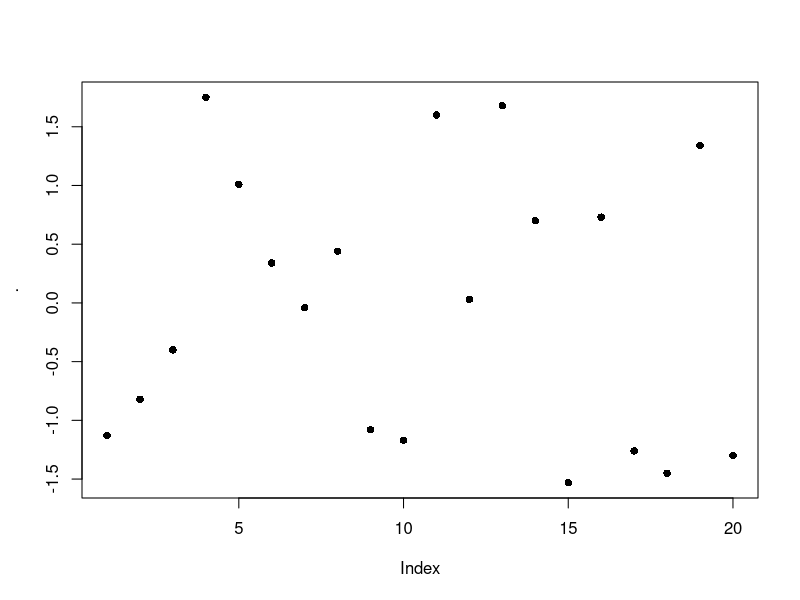
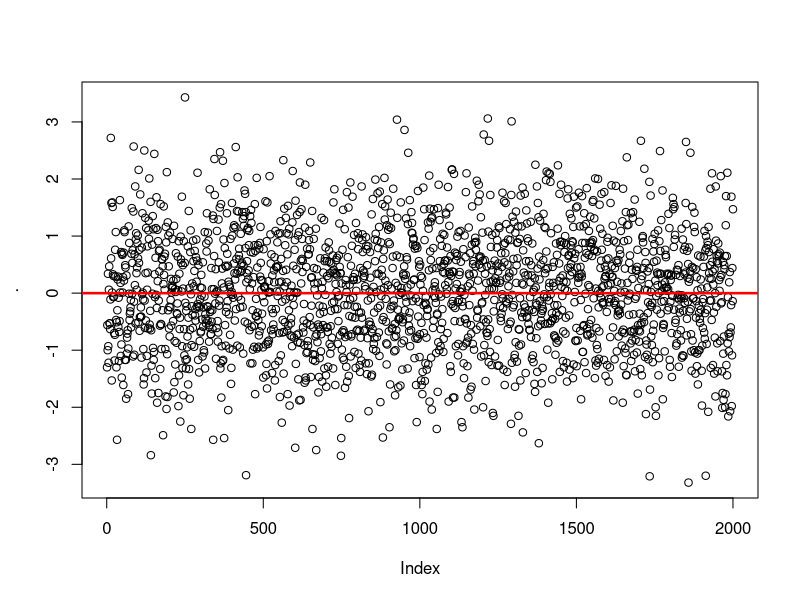

Write the R code that produced these figures, in order. (Note: this script raises an error after producing the figures.)
# __________________________________________________________________
# R VOCABULARY 
# __________________________________________________________________

library("dplyr")
library("reshape2")
library("lazyeval")
library("ggplot2")
library("labeling")
library("lubridate")


# help(package="base")
# rm(list=ls())

# TODO: -------
# duplicated, charmatch, aggregate
# use regular expressions to break filenames into type of file        


# flatten a list: 
(l <- list(item1=4, item2=2, item3=c(100, 200)))  # surrounding with () calls print 
(unlist(l))
(unname(unlist(l)))  # returns numeric vector; also try: unlist(l) %>% unname  


# flattening a list of dates does weird stuff: 
datelist = as.list(c(ymd("2017-01-01"), ymd("2017-01-01")))
unlist(datelist)  # not good 
do.call("c", datelist)  # this is good 


# rep and seq: --------------------
rep(letters[1:3], times=2)  # same as rep(letters[1:3], 2)
rep(letters[1:3], each=2)
rep(letters[1:3], times=2, each=2)
rep(letters[1:3], times=2, each=2, length.out=2)
rep_len(letters[1:3], length.out=40)  # could be useful if you don't know the length of a vector, but you want to keep recycling it until total length reaches a target value. 
rep(letters[1:3], times=(1:3))
rep(letters[1:3], c(1,5,12))

seq(1,26)
seq(1,26,by=3)
seq(1,26, length.out=4)  # generates a sequence of length.out=4 equally spaced values from 1 to 16. (length.out is usually abbreviated to length or len, and seq_len is much faster.)
seq(along.with=month.abb)  # can abbreviate as e.g. seq(month.abb) or seq(letters); verbose alternative: seq(1, length(month.abb))
seq(along.with=rnorm(20))# generates sequence 1,2,3... ending with length(month.abb)
seq(c("apple", "orange", "banana"))

x<-round(rnorm(20), 2); names(x) <- seq(rnorm(20)); x %>% plot(pch=16) 
x<-round(rnorm(2000), 2); names(x) <- seq(rnorm(2000)); x %>% 
  plot(pch=1) %>% abline(h=0, lwd=2.5, col="red")


any(c(rep(FALSE, 9), TRUE))  # any TRUEs in the vector? 
any(c(2<1, 4>5, 6==7))

x <- c(4,3, NA, 1,1,23)
any(is.na(x))  # is.na(x) returns a logical of same length as x 



x<- rnorm(10)
range(x)
all(x < 2)  # x<2 returns a logical vector of same length as x; all(x<2) returns TRUE only if all values are TRUE 
all(x < 2, x > (-2))
all(1<2, 2==2, 3>2)
all(c(TRUE, TRUE, TRUE, FALSE))


4 %in% c(1,1,4,1)  # TRUE 
"s" %in% letters  # TRUE
1:4 %in% 1:10  # returns vector of same length as vector on left side of %in%
c(1:4, 12) %in% 1:10
c("g", 7) %in% letters 


match("s", letters)
match(c("a", "s", "f"), letters)
x <- c(4,3, NA, 1,1,23, NA)
match(NA, x)  # Note that match() only returns first match 


which(c(rep(FALSE, 5), TRUE, rep(FALSE, 4), TRUE))  # Takes a logical vector, returns numeric pointing to positions of TRUE values 
which(c(4==5, 2==3))
which(c(4==5, 2==3, 3==3, 4<5, 9>4))


x <- rep(1.0,10); y <- rep(0.99999999999, 10)
all.equal(target=x, current=y, tolerance = 10^-10)
all.equal(target=x, current=y, tolerance = 10^-20)


identical(2, 2.0)  # TRUE 

set.seed(1)
x <- rnorm(10)
set.seed(1)
y <- rnorm(10)
identical(x,y) # TRUE 


stopifnot(c(TRUE, TRUE))
stopifnot(c(FALSE, TRUE))  # returns an error if not all TRUE 
stopifnot(c(2<3, 4>5))


x <- airquality[, -1] # x is a regression design matrix
y <- airquality[,  1] # y is the corresponding response
stopifnot(complete.cases(y) != is.na(y))  # complete.cases returns a logical 
ok <- complete.cases(x, y)  # returns logical of same length as num rows of x and y
sum(!ok) # how many are not "ok" ? NOTE that "!" on a logical gives its inverse: !c(TRUE, FALSE) = c(FALSE, TRUE)
x <- x[ok,]
y <- y[ok]


# subsetting: -----
# 3 ways of subsetting a df for first column:
airquality[1]  # returns data frame (which is a type of list; subsetting list with [] always gives list)
airquality[[1]]  # returns the *contents* of element 1 in the df - integer atomic vector. [[]] can only return 1 thing 
airquality$Ozone  # returns integer atomic vector. Note that $ is shorthand, where x$y = x[["y", exact=FALSE ]]



cumsum(1:10)  # pseudocode: for i in 1:10, result[1] = i, result[2]=i+result[1]
cumprod(1:10)
cummin(1:10)  # along the entire length of input vector, 1 is min 
cummax(10:1)


# row and column sums, means: ---------------
x <- data.frame(x=rnorm(10)*10, y=rnorm(10)) %>% print 
colSums(x)
rowSums(x) %>% data.frame()

apply(x, 1, mean)  # means of rows 
apply(x, 2, mean)  # means of columns 


# first differencing: -----------
diff(1:10, lag = 1, differences = 1)  # diff gives differecnes between successive elements in a vector 
diff(seq(1,50, by=5), lag=1, differences=1)
(diffs1 <-diff(c(1,5,2,2,10,.5,-1,3,-4,30), lag = 1, differences = 1))
length(diffs1)

# second differencing: 
(diffs2 <-diff(c(1,5,2,2,10,.5,-1,3,-4,30), lag = 1, differences = 2))  
diffs2 == diff(diffs1, lag = 1, differences = 1)  #  setting arg differences > 1 means you recursively apply diff a specified number of times 
length(diffs2)  # note that this has one less element than diffs1

# differencing at lags (i.e. not immediately successive elements)
(diffs3 <-diff(c(1,5,2,2,10,.5,-1,3,-4,30), lag = 2, differences = 1))  
length(diffs3)


# removing duplicate rows from a df: -----------
# path.join.filter.dedup <- path.join.filter[!duplicated(path.join.filter), ]


# cut a range to get a factor: -------------------
x <- 1:100 
cut(x, breaks=seq(0,100,5), labels= paste("Level", 1:20))  # divide range of x into levels of a factor; 
# note that length of labels is 1 less than length of breaks
# also, first value of breaks is lower than min value of x 
table(cut(x, breaks=seq(0,100,5), labels= paste("Level", 1:20)))



# reorder factor levels using values in another column -------------
# first create data: 
df <- data.frame(area=letters[1:10], 
                 total=c(10,2,1,rnorm(6),20)); df

# graph looks ugly: 
ggplot(df, aes(x=area, y=total)) + geom_bar(stat="identity")

# find order of factor levels that you want: 
order(df$total)  # this gives ascending order; for descending, rev(order(df$total))

# reset factor levels: 
df <- df %>% mutate(area=factor(area, 
                          levels=area[order(df$total)])); df

str(df)  # factor levels reset

# graph again: 
ggplot(df, aes(x=area, y=total)) + geom_bar(stat="identity")  # SUCCESS!


# if there is an obvious way to order your factor levels (e.g. alphabetical), 
# you can try using ordered(): 
# create a factor with default ordering: 
ordered(rep(1:12, length=24))
ordered(c("blue", "green", "yellow"))
ordered(paste0("level_", 1:30))  # doesn't work well 

# let's try again: 
two.digits.numbers <- 
      sapply(1:30, function(x){
            x.char <- as.character(x)
            if (nchar(x.char) < 2){
                  x <- paste0("0", x)
            } else {
                  x <- x.char
            }
            return(x)
      }
      )

ordered(paste0("level_", two.digits.numbers))  # works! 

#**************************************************





#**************************************************
pmin(1:4, 0:3)  # gives "parallel" min - min of each pair of elements, where one element is from vector1, the other from v2. 

x <- sort(rnorm(100));  cH <- 1.35
quantile(x, probs = seq(0, 1, 0.25), na.rm = FALSE, names = TRUE)
# quantiles are cutpoints dividing the range of a probability distribution into contiguous intervals with equal probabilities. 
# quartiles are the three cut points that will divide a dataset into four equal-size groups
pmin(cH, quantile(x)) # no names
pmin(quantile(x), cH) # has names
plot(x=x, y=pmin(cH, pmax(-cH, x)), type = "b", main =  "Huber's function")



# & and && --------
x <- 1 
y <- 1

if (x==1 & y==1){print("yes")} else {print("no")}
if (x==1 && y==1){print("yes")} else {print("no")}
# when x and y are single element vectors, doesn't make a difference 

x <- c(1,1) 
y <- c(1,0)

if (x==1 & y==1){print("yes")} else {print("no")}
# "single &" returns warning: only first element used. Compare with: 
x==1 & y==1  # no warning, but this output can't be used in an if()
               # condition easily 

if (x==1 && y==1){print("yes")} else {print("no")}
# && evaluates left to right examining only the first element of each vector
# Hence, && is preferred in if conditions 

# compare: 
x==1 && y==1
x[2]==1 && y==1  # comparing second element of x (which is first element
                 # of x[2]) with first element of y


# merge: -------------------------------
# merging vectors (doesn't make much sense): 
x <- letters
y <- letters[3:4]
merge(x,y)  # prob not what you want: this is the cartesian product (?) of the 2 sets 


# MERGING DATA FRAMES: -----------
# if the column you're merging on has the same name in both dfs, there's no need to 
# specify by="" argument, because it is automatically interpreted that you are joining on that column 

x <- data.frame(a=letters, b.x=rnorm(26)) %>% print 
y <- data.frame(a=c(letters[3:4], "test"), d.y=rnorm(3), e.y=rep("yo", 3)) %>% print 

merge(x,y)  # inner join; 
merge(x,y, all=TRUE)  # outer join
merge(x,y, all.y=TRUE)  # right join
merge(x,y, all.x=TRUE)  # left join
merge(x,y, all.x=TRUE, all.y=TRUE)  # outer join again




# if the column you're merging on has the diff name in the 2 dfs, you need to specify the 
# by.x and by.y arguments 

x <- data.frame(a=letters, b.x=rnorm(26))
y <- data.frame(a.y=c(letters[3:4], "test"), d.y=rnorm(3), e.y=rep("yo", 3))

merge(x,y, by.x="a", by.y="a.y")  # INNER JOIN 
merge(x,y, all=TRUE, by.x="a", by.y="a.y")  # OUTER JOIN 
merge(x,y, all.y=TRUE, by.x="a", by.y="a.y")  # RIGHT JOIN
merge(x,y, all.x=TRUE, by.x="a", by.y="a.y")  # LEFT JOIN 


#... another example: -----------------
authors <- data.frame(
      surname = I(c("Tukey", "Venables", "Tierney", "Ripley", "McNeil")),
      nationality = c("US", "Australia", "US", "UK", "Australia"),
      deceased = c("yes", rep("no", 4)))
books <- data.frame(
      name = I(c("Tukey", "Venables", "Tierney",
                 "Ripley", "Ripley", "McNeil", "R Core")),
      title = c("Exploratory Data Analysis",
                "Modern Applied Statistics ...",
                "LISP-STAT",
                "Spatial Statistics", "Stochastic Simulation",
                "Interactive Data Analysis",
                "An Introduction to R"),
      other.author = c(NA, "Ripley", NA, NA, NA, NA,
                       "Venables & Smith"))

(m1 <- merge(authors, books, by.x = "surname", by.y = "name"))
(m2 <- merge(books, authors, by.x = "name", by.y = "surname"))


#... merging on dates: --------------
admits <- data.frame(dates = as.Date(c("2017-01-12", "2017-01-15")), 
                     num_cases = c(450,12))
census <- data.frame(dates = as.Date(c("2017-01-12", "2017-01-31")), 
                     num_pts = c(14030, 9912))
date_string <- data.frame(dates = seq(as.Date("2017-01-01"), as.Date("2017-01-31"), by="1 days")) 

# column to match on has same name in all 3 dfs, so no need to specify "by=" argument 
finaldf <- merge(date_string, admits, all.x=TRUE) %>% 
                  merge(census, all.x=TRUE) %>% print 

# if appropriate, replace NAs with zeroes: 
finaldf <- mutate(finaldf, 
                  num_cases=sapply(num_cases, function(x) if(is.na(x)==TRUE){0} else {x}), 
                  num_pts=sapply(num_pts, function(x) if(is.na(x)==TRUE){0} else {x})
                  ) %>% print 

finaldf.m <- melt(mutate(finaldf, dates=as.character(dates))) %>% print 
dcast(finaldf.m, dates ~ variable)  # reverses the melting operation 
dcast(finaldf.m, variable ~ dates)  # reverse rows and columns 

# ... merging with dplyr::right_join: --------
# path.join.phn <- right_join(path, path.waitlist.data,
#                             by =c("mrn" = "mrn.w", 
#                                   "ad.date.adtc" = "ad.date"))


# sort and order: ------------------
x <- c(1,1,3,-1,0,19,1,9,7,32)
sort(x)
sort(x, decreasing=TRUE)
rev(x)  # just reverses arguments 

order(x)  # returns an ordered numeric vector: order(x)[1] returns the position in x where the smallest element in x is found 
x[order(x)]  # arranges x in ascending order 


# Run-length encoding (RLE) is a very simple form of lossless data compression in which runs of data (that is, sequences in which the same data value occurs in many consecutive data elements) are stored as a single data value and count, rather than as the original run
x <- rev(rep(6:10, 1:5))
rle(x)
class(rle(x))  # type of list
rle(x)[1]
unname(unlist(rle(x)[1]))

z <- c(TRUE, TRUE, FALSE, FALSE, TRUE, FALSE, TRUE, TRUE, TRUE)
rle(z)
rle(as.character(z))

x <- c(rep("a", 4), "c", rep("g", 10))
unique(x)

# TABLE ----------------------------------------------
df <- data.frame(a=sample(100,10), 
                 b=sample(2000, 10))
table(df)  # you can call table() on purely numeric data, but it's kinda useless 
table(df$a)  # still useless 

df$c= sapply(1:10, function(x) sample(c("Group1", "Group2"), 1, replace=TRUE))
df

table(df)  # still pretty useless 
table(select(df, a,c))   # possibly useful: this converts the data from "long" to "wide" format; compare with > select(df[order(df$a), ], a,c)
table(select(df, b,c))  # possibly useful 
table(df$c)  # probably the best use of table() for this data 


# Simple frequency distribution:
table(rpois(100, 5))  # n=100, lambda=5
table(state.division, state.region)

with(airquality,
     table(OzHi = Ozone > 80, Month, useNA = "ifany"))  # with() seems to be a 
# precursor to the pipe operator (%>%)


# copy table from R to Excel: ---------------------
df <- data.frame(a=rnorm(20), b= sample(c(TRUE, FALSE), 20, replace=TRUE)) # %>% print
write.table(df, file="clipboard", sep="\t", row.names=FALSE)  # now paste in Excel 

# copy via clipboard from excel to R: 
#select column in excel %>%
x <- readClipboard()


# ifelse() : ------------------------------------
x <- c(6:-4)
sqrt(x)  #- gives warning
sqrt(ifelse(x >= 0, x, NA))  # no warning

## Note: the following also gives the warning !
ifelse(x >= 0, sqrt(x), NA)

l <- sample(c("a", "b", "c"), 1)
ifelse(l >= "b", "high", "low")


# DATES --------------------------------------------
# ...create strings of dates ----
seq(ISOdate(2017,1,1), ISOdate(2017,1,31), by="day") %>% substr(1,11)  # Jan to Feb 

seq(ISOdate(2017,1,1), ISOdate(2017,1,31), by="7 day") %>% 
  substr(1,11)  # only week start dates 

seq(ISOdate(2017,2,1), ISOdate(2017,1,1), by="-1 day") %>% substr(1,11)  # Feb to Jan 

# Note: ISOdate() is a wrapper for strptime()


# Alternatively, you can use as.Date: 
seq(as.Date("2017-01-01"), as.Date("2017-04-05"), by="1 day")

dates <- seq(as.Date("2017-01-01"), as.Date("2017-04-05"), by="7 day")  # only first day of weeks 
date_and_wkday <- data.frame(dates = dates, 
                             days = weekdays(dates)) %>% print 




# ...identify fiscal year from date : -------------------
x <- data.frame(date = c("2013-01-01", "2013-06-06", "2015-02-28", "2015-09-04"), 
                m=rep(NA,2), 
                y=rep(NA,2), 
                fyear = rep(NA,2)); x

for(i in 1:nrow(x)){
      x$m[i] <- substr(x$date[i], 6,7) %>% as.numeric
      x$y[i] <- substr(x$date[i], 1,4) %>% as.numeric
      if(m[i] %in% 4:12){
            x$fyear[i] <- x$y[i]+1
      } else {
            x$fyear[i] <- x$y[i]
      }
}
print(x)

# without extra columns for date and year: 
x <- data.frame(date = c("2013-01-01", "2013-06-06", "2015-02-28", "2015-09-04"), 
                fyear = rep(NA,2)
                ); x

for(i in 1:nrow(x)){
      m <- substr(x$date[i], 6,7) %>% as.numeric
      y <- substr(x$date[i], 1,4) %>% as.numeric
      if(m %in% 4:12){
            x$fyear[i] <- y+1
      } else {
            x$fyear[i] <- y
      }
}
print(x)



# using lubridate package: ----------------------------------------
dates <- c("2017-01-01", "2017-02-01", "2017-08-21")

class(dates)  # "character"


ymd(dates) # %>% class  # "Date"
# this function takes a char and converts to date, using the ymd format to 
# do the conversion. It DOESN'T *cast* to ymd format 

mdy(dates)  # doesn't work 
dates2 <- c('12-31-2017'); class(dates2)
mdy(dates2); class(mdy(dates2))

# convert to time in format hh:mm
timechar <- "12:30"
time <- strptime(timechar, format="%R"); time2
time <- strptime(timechar, format="%I"); time2


# convert ymd to mdy: 
ymd(dates) %>% format('%m%d%Y')

# arithmetic with dates and times: 



# SET OPERATIONS ---------------------------------------------

setA<-c("a", "b", "c", "d", "e")
setB<-c("d", "e", "f", "g")

union(setA,setB)
intersect(setA,setB)
setdiff(setA,setB)  # Note, however, that the difference between two sets is order-dependent. It is the material that is in the first named set, that is not in the second named set. 
setequal(c(setdiff(setA,setB),intersect(setA,setB),setdiff(setB,setA)), 
         union(setA,setB))


# SAMPLE() --------------------------------------------------
sample(10)  # gives permutation of all elements; same as sample(1:10)
sample(10, 1) 
(x <- sample(10, replace=TRUE)); setdiff(1:10, x)
sample(letters, 3)

sample(c("a", "b"),1, prob=c(.9, .1))  # The optional prob argument can be used to give a vector of weights for obtaining the elements of the vector being sampled. They need not sum to one, but they should be non-negative and not all zero.

# create a discrete distribution with specified probabilities:
v <- vector()
for(i in 1:1000){
  v[i] <- sample(c(TRUE, FALSE, "error"), 1, prob=c(.90, .09, .01))
}

table(v) %>% barplot  # plotting with base R 

# plotting with ggplot: 
dat <- as.data.frame(table(v)) %>% melt %>% select(1,3)
ggplot(dat, aes(x=v, y=value)) + 
  geom_bar(stat="identity") + 
  geom_hline(yintercept=0, size=1)



# COMBINATIONS --------------------------------------------------
choose(3,2)  # number of combinations of 2 elements that can be chosen from a set of 3 elements 
choose(10,1); choose(10,2); choose(30,2)

# counting num permutations: 
n <- 10
k <- 5 
choose(n,k)*factorial(k)

par(mfrow=c(2,1))
# graph of num combinations 
sapply(1:10, function(x) choose(10, x)) %>% 
  plot(type='l', main="num permutations, combinations of x objects from a total of 10 objects", 
       xlab = "x", 
       ylab = "num combinations")

# graph of num permutations 
sapply(1:10, function(x) choose(10, x)*factorial(x)) %>% 
  plot(type='l', 
       xlab = "x", 
       ylab = "num permutations")
par(mfrow=c(1,1))


# sample with/without replacement: -----------
sample(10)  # same as sample(1:10); default is replace=FALSE 
sample(10,2)
sample(10,100, replace=TRUE) 
sample(c("hi", "bye"), 30, replace=TRUE)

# simulate 100 rolls of a die: 
sample(6, 100, replace=TRUE) %>% mean
sample(6, 100, replace=TRUE) %>% mean


# find all files in a folder and all subfolders: ---------
setwd("\\\\vch.ca/departments/Projects (Dept VC)/Patient Flow Project/Coastal HSDA/2017 Requests/2017.10.10 LGH redevelopment - patient flow between old and new buildings")
list.files()
list.files(recursive = TRUE)
writeClipboard(list.files(recursive = TRUE))  # paste in notepad

files.df <- data.frame(file=as.character(list.files(recursive = TRUE)))
files.df <- mutate(files.df, 
                   file=as.character(file), # for some reason as.character 
                                              # didn't work above  
                   type=sapply(file, 
                               function(x){
                                     splitname <- strsplit(x, split="\\.") %>% 
                                                unlist %>% unname 
                                     l <- length(splitname)
                                     return(splitname[l])
                               }
                   ))

# examine structure: 
str(files.df)
head(files.df, 10); tail(files.df, 10)  

# get only R files: 
r.files <- filter(files.df, 
                  type=="R") %>% print


# FILL CONTAINER WITH LOOP: ----------------------
# create an empty container and fill it using a loop. We require that any type and any number of objects can be placed in the container, regardless of whether they are numeric or character or logical: 
container <- vector(mode="list")
# container <- list()  # this also seems to work? 

for(i in 1:10){
  x <- rnorm(1)
  print(paste("x=", x))
  if (x < 0.01){
    container[i] <- list(1:10)    
  } else if (x < 0.8) {
    container[i] <- list(rnorm(i))
  } else {
    container[i] <- list(rep("test", i))
  }
}

str(container)
summary(container)



# BUILD A DATAFRAME WITH A LOOP: --------------
# set up empty list: 
datalist = list()

for (i in 1:5) {
      # ... make some data
      dat <- data.frame(x = rnorm(10), y = runif(10))
      dat$i <- i  # maybe you want to keep track of which iteration produced it?
      datalist[[i]] <- dat # add it to your list; NOTE THAT WE USE [[]] !!!!
}

datalist  # each element of hte list is a dataframe 
# compare datalist[1] with datalist[[1]]; first is a list, second is contents 
      # within that list 

# join elements of list into a single df with do.call()
big_data = do.call(rbind, datalist) %>% print 

# alternative without using do.call: 
df1 <- datalist[[1]]
for(i in 2:5) {df1 <- rbind(df1, datalist[[i]])}
df1

identical(big_data, df1)  # TRUE 

# LAPPLY AND FRIENDS: -------------------------------
x <- list(a = 1:10, beta = exp(-3:3), logic = c(TRUE,FALSE,FALSE,TRUE)) %>% print 

# > lapply: -------------
# compute the list mean for each list element
lapply(x, mean)
# median and quartiles for each list element
lapply(x, quantile, probs = 1:3/4)
# Format for lapply is lapply(X, FUN, ...). Note that "probs=1:3/4" is being passed to "..." above, and is "passed to" the function quantile(). 

# > sapply and vapply ------
sapply(x, quantile)
i39 <- sapply(3:9, seq) # list of vectors
sapply(i39, fivenum)  # five number summary as a vector 
vapply(i39, fivenum)
vapply(i39, fivenum,
       c(Min. = 0, "1st Qu." = 0, Median = 0, "3rd Qu." = 0, Max. = 0))  
#^^ 3rd arg is FUN.VALUE: a vector template for the return value from FUN
# vapply is very similar to sapply, but with predefined format for output 




# > using apply to find row/column means -------
apply(x, 1, mean)  # means of rows 
apply(x, 2, mean)  # means of columns 

# > mapply: --------------
# mapply is a multivariate version of sapply
mapply(rep, x = 4:1, times=4:1)
# each iteration, rep takes 2 args one from the first arg from mapply, one 
#     from the second 

mapply(rep, times = 1:4, MoreArgs = list(x = 42))
# MoreArgs is used to pass arguments that are NOT "vectorized over"...? 
mapply(rep, times = 1:4, x=list(x = 42))  # what's the difference? 

mapply(function(x, y) seq_len(x) + y,  # define function to be applied 
       c(a =  1, b = 2, c = 3),  # names from first
       c(A = 10, B = 0, C = -10))
# pseudocode: create sequence of length a=1, then add A=10 to EACH element; 
#             create sequence of length b=2, then add B=0 

rnorms <- data.frame(n=rep(100,2), 
                     mean=c(4,50), 
                     var=c(.5, 3)) %>% print 
mapply(rnorm,
       n=rnorms$n, 
       mean=rnorms$mean, 
       sd=sqrt(rnorms$var)) %>% as.data.frame 

# **********************************
(v <- structure(10*(5:8), names = LETTERS[1:4], 
                types=c("red", "yellow", "blue", "green")))
# structure() returns the given object with further attributes that you can 
# set 

# not entirely sure what's happening here: 
f2 <- function(x, y) outer(rep(x, length.out = 3), y)
(a2 <- sapply(v, f2, y = 2*(1:5), simplify = "array"))
a.2 <- vapply(v, f2, outer(1:3, 1:5), y = 2*(1:5))
stopifnot(dim(a2) == c(3,5,4), all.equal(a2, a.2),
          identical(dimnames(a2), list(NULL,NULL,LETTERS[1:4])))

# ...sampling distribution of sample mean of exp r.v.: ----
replicate(10000, mean(rexp(10))) %>% hist

# using ggplot: 
df <- replicate(10000, mean(rexp(10))) %>% as.data.frame  
colnames(df) <- "value"

# set a theme variable that can be used for graphs later: 
mytheme <- theme(axis.text.x=element_text(size = 16),
                 axis.text.y=element_text(size=14),
                 
                 axis.title.x=element_text(size=20), 
                 axis.title.y=element_text(size=18), 
                 
                 strip.text.x=element_text(size=18), 
                 
                 panel.background = element_rect(fill = NA))

# without setting theme: 
p1 <- ggplot(df, aes(x=value)) + 
  geom_histogram(aes(y=..count..)) + # not really necessary to specify 
  # aes(y=..count..), but good to be explicit. You can just give 
  # "+ geom_histogram() +"  ...
  scale_x_continuous(limits=c(0,3), 
                     labels=seq(0,3, .25), 
                     breaks=seq(0,3, .25), 
                     expand = c(0,0)) +  # used to remove space between 
                                         # axis and labels  
      scale_y_continuous(expand = c(0,0)) + 
      
      geom_hline(yintercept=0, size=1) + 
      geom_vline(xintercept = 0, size=1);p1

# with theme: 
p1 + mytheme

# add density: 
(p2 <- p1 + geom_density(aes(y=..density..*900), size=1, colour="blue", alpha=.8))

p3 <- ggplot(df, aes(x=value)) + 
  geom_density(aes(y=..density../sum(..density..))); p3 
#   geom_histogram(aes(y=..density../sum(..density..)), fill=NA, colour="black")


# summary(p1); summary(p2)


# ... use lapply to create multiple distribution curves: -----

# create input vector: 
input=seq(-4,4, length=1000)

# define dist function family: X~N(0, 1/n): 
fx <- function(n, input_vector){
      dnorm(input_vector, mean=0, sd=(1/sqrt(n)))  # change to pnorm() to get CDFs 
}

# create data frame with x and f(x) values for different values of n: 
normal_curves <- lapply(seq(1:20), fx, input_vector=input) %>% 
      # "input_vector=x" => specify that second arg of fx always 
      # takes value x
      as.data.frame

colnames(normal_curves) <- paste0("n", 1:20)
normal_curves <- mutate(normal_curves,
                        x=input) %>%  # x is input vector
                  select(21,1:20)

str(normal_curves)

# putting data in long form to allow facetting by value of n: 
normal_curves_long <- melt(normal_curves, id.vars = "x")
str(normal_curves_long)

p1 <- ggplot(normal_curves_long, aes(x=x, y=value, group=variable)) + 
      geom_line() + 
      geom_text(data=filter(normal_curves_long,
                            x>=1 & x<=1.01),  # filtering to get single point from each                                                  curve 
                aes(label=variable), 
                col="red") ; p1 

# splitting data frames with split( ) :  --------------------------
split(mtcars, mtcars$cyl)

# example from split( ) help: 
require(stats); require(graphics)
n <- 10; nn <- 100
g <- factor(round(n * runif(n * nn)))  # 1000 integer values between 0:10  
x <- rnorm(n * nn) + sqrt(as.numeric(g))  # 1000 random values 
xg <- split(x, g)  %>% print  # note that each vector is of a different length 
boxplot(xg, col = "lavender")  # when g is large, sqrt(g) is large, so x values 
      # are higher 

sapply(xg, length)  # how many values in each group? lapply() %>% unlist( )
      # also works: 
# lapply(xg, length) %>% unlist
sapply(xg, mean)  # mean x value by level of g
# lapply(xg, mean) %>% unlist 


### Calculate 'z-scores' by group (standardize to mean zero, variance one)
z <- unsplit(lapply(split(x, g), scale), g)

# same thing, using pipes: 
z <- split(x,g) %>%  # split by levels of g 
      lapply(scale) %>%  # apply function scale() to each component 
      unsplit(g)   # combine back into a vector
plot(z)



# and check that the within-group std dev is indeed one:  
tapply(z, g, sd)  
# Interpretation: tapply takes 2 vectors, *splits* the first according to levels of 
# the second (thus creating a "ragged array"), then it *applies* a function to 
# each component, then it *combines* the results back into a vector.


# scale(x, center = TRUE, scale = TRUE): -----------
# If center is TRUE then centering is done by subtracting the column 
# means (omitting NAs) of x from their corresponding columns, and if 
# center is FALSE, no centering is done. 
# You can also supply a numeric vector of same length as num cols of x 
# to specify a particular value to subtract from each column entry. 
# 
# If scale is TRUE then scaling is done by dividing the (centered) 
# columns of x by their standard deviations if center is TRUE, and 
# the root mean square otherwise.



# Compound assignment pipe operator: ---------
# let's say we want an input vector of norm rvs, but it's lenght has to also be 
# a POISSON rv. We start by assigning the lenght, then generate a rnorm vector of 
# that length: 

# > approach 1: --------
set.seed(111)
(input <- rpois(1, 10))

# now update input
input <- input %>% rnorm %>% print 

# > approach 2: ----------
input %<>% rnorm %>% print 






# Pattern Matching and Replacement -------------------------------
# grep(value = FALSE) returns a vector of the indices of the elements of x that yielded a match (or not, for invert = TRUE. This will be an integer vector unless the input is a long vector, when it will be a double vector.                                                                                            

# grep(value = TRUE) returns a character vector containing the selected elements of x (after coercion, preserving names but no other attributes).

# grepl returns a logical vector (match or not for each element of x).

grep("[a-z]", letters)
grep("May", month.abb, invert=TRUE)  # find months that are NOT "May"
grep("wed", tolower(c("Monday", "Tuesday", "Wednesday")))
grep(c("wed", "mon"), tolower(c("Monday", "Tuesday", "Wednesday")))  # In grep(c("wed", "mon"), tolower(c("Monday", "Tuesday", "Wednesday"))):argument 'pattern' has length > 1 and only the first element will be used

charmatch(c("mon", "wed"), tolower(c("Monday", "Tuesday", "Wednesday", "Monday")))
# note that charmatch can take more than one element in its first argument. However, its rules for return values are a bit strange: 
      # if unique exact match OR (unique partial match and no exact match) -> 
            # match index returned
      # if multiple exact OR multiple partial -> 0 returned 
      # if no match, then nomatch argument value returned 
      # Thus, charmatch can be useful in seeing whether a value can be used 
            # as a unique identifier?? 

grep("o", letters)  # 15
grep("o", "food")  # 1
grep("o", c("food", "wood"))  # 1,2 
grep("o", c("food", "wood"), value=TRUE)
grepl("o", c("food", "wood"))

# note that "food" is a single element, which does contain an "o", so we get 1 returned. The 2 "o"s in food are not counted seperately. To do that, try: 

countOs <- function(x){
  require("dplyr", lib="H:/R packages")
  
  x.split <- strsplit(x, split=NULL) %>% unlist 
  
  returnOs <- function(x1){
    x2 <- tolower(x1)
    if(x2=="o"){1}
    else{0}
  }
  
  sapply(x.split, returnOs) %>% sum
}

# test function: 
test_countOs <- function(){
  sapply(list("hi", "hO", "OOoo", "yo", "only one", "frib", "N00", "123"),
         countOs)
}
test_countOs()

# apply the function: 
countOs("food")  # 2
countOs("Markov chains were introduced by Andrei Andreevich Markov (1856-1922) and were named in his honor.")  # 5 

# note how the function "countOs" promotes modularity and abstraction in the code: it is completely self-contained, so it doesn't need to refer to a function or object defined anywhere else, so you can use it in any environment. Just give it the input it expects and it will give you the output you expect. This is how you keep code from getting ridiculously complicated and interconnected. 

gsub("g", "Goose", letters)
gsub("g", NA, letters)

strings <- c("foo", "foo", "bar", "foo", "qux")
sub("foo", "yib", strings) 
gsub("foo", "yib", strings) 
# what's the difference between sub and gsub? 

# FUNCTIONS ------------------------------------------

# Use of "...": --------------------------------------
f <- function(...){
  list(...)
}
# f takes a variable number of arguments (i.e. user can put in anything they like there), then just lists what those arguments were. 


# TEST CASES: 
# function call: 
f(x=2, l=TRUE)

# Another function: 
f2 <- function(x,y, ...){
  print(x/y)
  otherArgs <- list(...)
  print(otherArgs)
  if (length(list(...)) > 0){
      if (any(unlist(list(...)))){
          print("At least one TRUE in otherArgs")
      } else {
          print("No TRUEs in otherArgs")
      }
  } else {
      print("No TRUEs in otherArgs")
  } 
}

# function call:
f2(1,5,TRUE, FALSE)
f2(1,5)
f2(1,5,FALSE, FALSE)

# Using ... in a useful way: ----------------------------------

# write a function that drops extreme values, then returns quantiles:
# in general, this approach could be useful because you can build in several steps into a single function (step1: drop extreme values, step2: calculate quantiles). However, you need a way to pass in arguments that will be used in later steps. That's what "..." is for. 

x <- rnorm(50)

f3 <- function(x){
  x2 <- sort(x)
  lower.limit <- quantile(x2, prob=.1)
  upper.limit <- quantile(x2, prob=.9)
  x3 <- x2[x2>lower.limit & x2<upper.limit]
  quantile(x3)
}

f3(x)  # compare with quantile(x)
f3(x, probs=c(.25, .5, .75))  
# Error in f3(x, probs = c(0.25, 0.5, 0.75)): unused argument (probs = c(0.25, 0.5, 0.75))

# To prevent the error, we need to rewrite f3 to allow it to take extra arguments: 

f4 <- function(x, ...){
  x2 <- sort(x)
  lower.limit <- quantile(x2, prob=.1)
  upper.limit <- quantile(x2, prob=.9)
  x3 <- x2[x2>lower.limit & x2<upper.limit]
  otherargs <- list(...)
  
  if(!is.null(otherargs)){
#     print(otherargs)  # note that this is just printed, not returned by the function
  }
  
  if(!is.null(otherargs$probs)){
#     print(quantile(x3, probs=otherargs$probs))
    quantile(x3, probs=otherargs$probs) %>% unlist
  } else {
#     print(quantile(x3))
#     print("default probs used")
    quantile(x3) %>% unlist
  }
}

# FUNCTION CALLS: 
f4(x)  # compare with quantile(x)
f4(x, probs=c(.08, .35, .57, .75, .99))  # compare with quantile(x, probs=c(.08, .35, .57, .75, .99))
f4(x, probs=c(.08, .35, .57, .75, .99), na.rm=TRUE)

# note what we can do with function f4: 
vectors <- vector(mode="list")
for(i in 1:10000){
  vectors[i] <- list(rnorm(500))
}

result <- lapply(vectors, f4, probs=c(.08, .35, .57, .75, .99), arg=NULL) %>%
  as.data.frame
names(result) <- paste0("sample_", 1:length(vectors))
str(result)
summary(result)
# result

result.long <-  melt(result) %>% 
  mutate(probs=as.factor(rep(c(.08, .35, .57, .75, .99), length(vectors)))) %>% 
  select(variable, probs, value)
str(result.long)
head(result.long, 100)

# quick analysis: 
boxplot(result.long$value)
filter(result.long, probs==.08) %>% select(value) %>% boxplot 
plot(value~probs, data=result.long)

# using ggplot: 
p1 <- ggplot(result.long, aes(x=probs, y=value)) + 
  geom_boxplot()  
#   facet_wrap(~probs, ncol=2)
p1


p08 <- filter(result.long, probs==.08) %>% select(value) %>% unlist
p57 <- filter(result.long, probs==.57) %>% select(value) %>% unlist

plot(p57~p08)

# ...rationale-----------------------------------------------------------
# without f4, how would you do this? First loop over vectors to remove extremes, then loop over the result to calculate quantiles. Okay, but what if there were e.g. 10 intermediate steps requiring a different function for each? It would be very inelegant to have to write 10 loops and keep passing the result from one to the next. 

# Instead, we can put all the intermediate functions inside f4, and pass their arguments to them through f4!!! 




# RESHAPE PACKAGE:  ---------------------------------------------
# Melting: going from wide to long 
head(airquality)
aql <- melt(airquality) # [a]ir [q]uality [l]ong format; no ID vars
head(aql)
aql[c(1:5, 154:158, 307:311), ]  

# using Month and Day as ID vars: 
aql <- melt(airquality, id.vars = c("Month", "Day"), 
            variable.name = "climate_variable", 
            value.name = "climate_value")
head(aql)  # note that long data is grouped by measured variable name, and that id vars repeat after all data on one single measured variable name: e.g. month=5, day=1 will appear next to "Ozone" var, then again next to "Solar.R". This is how rows/tuples for particular (Ozone, Solar.R, etc.) values are recorded; otherwise there would be no way to know which values were associated with others. 

# only id vars get column names named after them. All other vars are in the "variable" column, which we've renamed to "climate_variable"
summary(aql)
aql[c(1:5, 154:158, 307:311, 460:464), ]


# In reshape2 there are multiple cast functions. Since you will most commonly work with data.frame objects, we'll explore the dcast function.

# Casting: going from long to wide: 
aql <- melt(airquality, id.vars = c("Month", "Day"))
aqw <- dcast(aql, Month + Day ~ variable)  # Month & Day remain as columns (with duplicates removed), while the distinct names in variable "swing out" to create new column names. The arguments on the left refer to the ID variables and the arguments on the right refer to names the measured variables. Everything not in the equation is assumed to be a column of values. 
head(aqw)


dcast(aql, Month ~ variable + Day)  # wide format with each day a column: e.g Month=5, var="Ozone" and Day=1 gets 1 column; Month=5, var="Ozone" and Day=2 gets another, etc. 
# "Month ~ variable + Day" ==> LHS args specify how many rows in output; RHS args specify how many columns 
dcast(aql, Month ~ variable)  # "Aggregation function missing: defaulting to length". E.g. for month=5 and column=Ozone, there are now 31 values; we can't display 31 values in a cell, so we default to aggregating by counting 


dcast(aql, Month ~ variable, fun.aggregate = mean, 
      na.rm = TRUE)  # Averages by month
dcast(aql, Day ~ variable, fun.aggregate = mean, 
      na.rm = TRUE)  # Averages by day of month, across months. 


# NOTE: the above could have been done with dplyr::group_by() and summarize(): 
# however, this is more tedious because every var has to be named
# group_by(airquality, Month) %>% summarize(mean(Ozone, na.rm=TRUE), 
#                                           mean(Solar.R, na.rm=TRUE),
#                                           mean(Wind, na.rm=TRUE),
#                                           mean(Temp, na.rm=TRUE)) %>% 
#                                     as.data.frame 




## ...another example: means by day of week----------------------
days.of.week <- weekdays(Sys.Date()+0:6)  # list of days in the week 

data <- data.frame(var1=rnorm(7000, mean=50,sd=4), 
                   var2=rpois(7000, lambda=3), 
                   day=rep(days.of.week, 1000))
head(data, 50)

# MELT: 
longdata <- melt(data)
# head(longdata)
# longdata[c(1:8, 7001:7008), ]  # note that long data is grouped by measured variable name, and that id vars repeat after all data on one single measured variable name 

# CAST: 
# avg.by.day <- dcast(longdata, day ~ variable)  # Aggregation function missing: defaulting to length
avg.by.day <- dcast(longdata, day ~ variable, 
                    fun.aggregate=mean, 
                    na.rm=TRUE)
avg.by.day

# ...playing with the example ---------------------------------------------
# let's see if means of var1 differ across days 
anova.model1 <- lm(value~day, data=filter(longdata, variable=="var1"))
summary(anova.model)  # compare with "avg.by.day" Note that avg.by.day is easier to read. 

p1 <- ggplot(avg.by.day, aes(x=day, y=var1)) + 
  geom_bar(stat="identity")  
#   scale_y_continuous(limits=c(49.7, 50.1))  # not sure why the bars disappear when I do this 
p1

(p1zoom <- p1 + coord_cartesian(ylim=c(49.88, 50.1)))  # Setting limits on the coordinate system will zoom the plot (like you're looking at it with a magnifying glass), and will not change the underlying data like setting limits on a scale will.



# DPLYR PACKAGE: -------------------------------------

# group_by( ): --------------
# converts df to tbl, with meta-instruction to do all subsequent operations in terms of groups. Note that on its own, group_by does not do any operation; it is usually used in conjunction with summarize()

mtcars
group_by(mtcars, cyl)  # a tibble, with instructions to do subsequent operations in terms of groups of cyl 
group_by(mtcars, cyl) %>% as.data.frame  # identical to initial df 


# ...comparing summarize() on grouped versus original df: ----------
grouped <- group_by(mtcars, cyl)

summarize(grouped, mean(hp)) %>% as.data.frame # compare with following: 
summarize(mtcars, mean(hp))

summarize(grouped, mean(hp), sd(hp), mean(disp), sd(disp)) %>% 
      as.data.frame
# compare with following: 
summarize(mtcars, mean(hp), sd(hp), mean(disp), sd(disp))


# ...try alternative groupings: --------------------------
(grouped_by_cyl <- group_by(mtcars, cyl) %>% 
       summarize(mean(hp), sd(hp))) %>% as.data.frame
(grouped_by_gear <- group_by(mtcars, gear) %>% 
       summarize(mean(hp), sd(hp))) %>% as.data.frame

# grouped on 2 vars: 
(grouped_by_gear_and_cyl <- group_by(mtcars, gear, cyl) %>% 
       summarize(mean(hp), sd(hp))) %>% as.data.frame

# checking result of grouping on 2 vars: 
filter(mtcars, gear==3) %>% select(cyl) %>% arrange(cyl) %>% unique 
filter(mtcars, gear==4) %>% select(cyl) %>% arrange(cyl) %>% unique 
filter(mtcars, gear==5) %>% select(cyl) %>% arrange(cyl) %>% unique 

# find how many rows in particular combinations: 
count(mtcars, cyl)
count(mtcars, cyl, gear)

# another option to count rows: 
mtcars %>% group_by(cyl, gear) %>% summarise(n= n() ) 

#replace() ----
head(mtcars); str(mtcars)
cyl_order <- order(mtcars$cyl)
mtcars2 <- mtcars[cyl_order,]

# replace cylinder value of 4 with 99999
mtcars2 %>%
      mutate(hp=replace(hp, cyl==4, 99999),  # replace values 
                                    # in cyl column where value in 
                                    # cyl column ==4 
                                    # NOTE: you could also replace 
                                    # values in some other column where
                                    # cyl==4
             brands=rownames(mtcars)) %>%
      select(12,1:11) %>% 
      as.data.frame %>% print 
